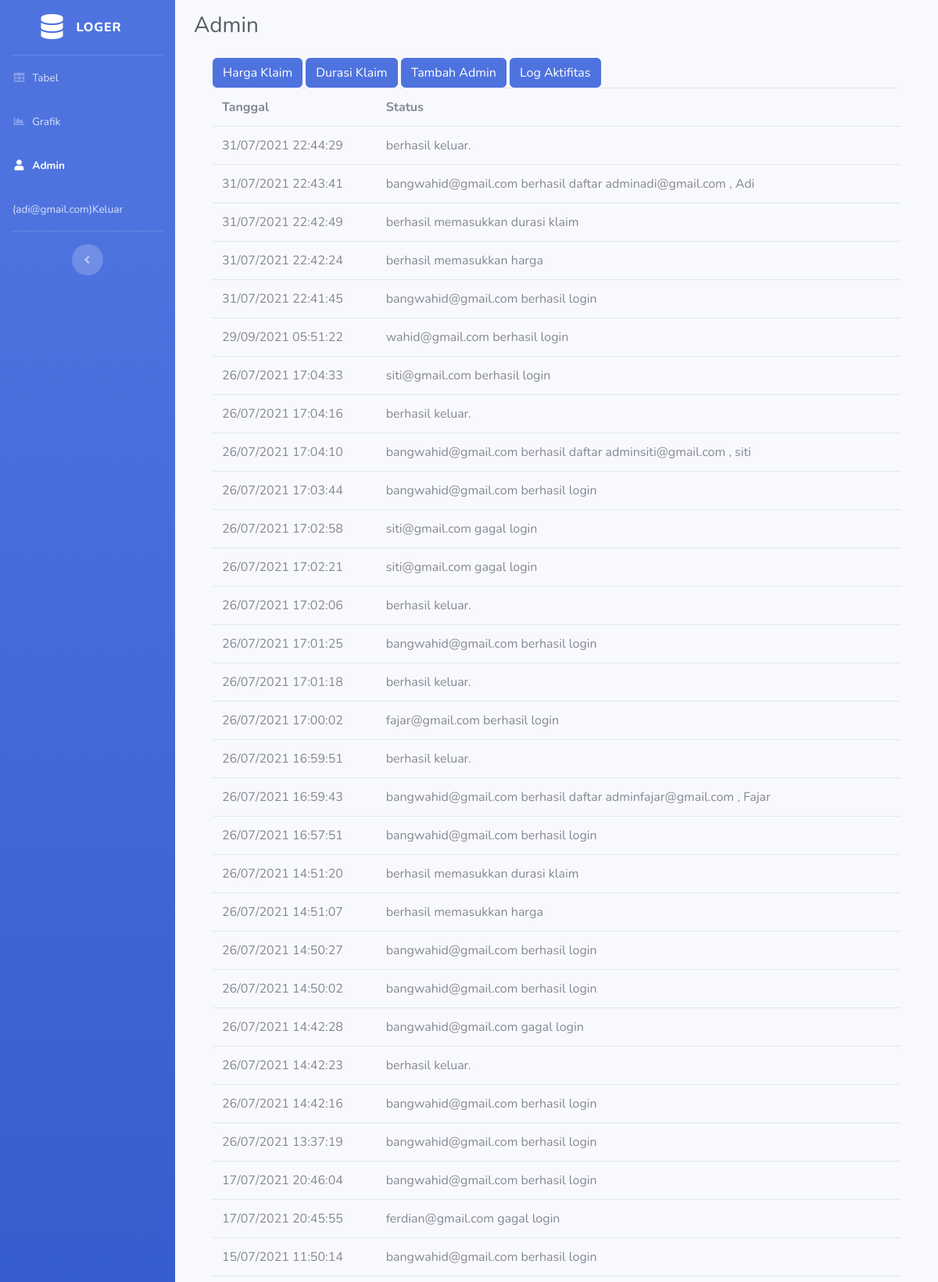
The page /log_aktifitas.php (signed in, upper part) on the database its author committed.
### tables this page shows
CREATE TABLE `log_aktifitas` (
  `tanggal` varchar(100) NOT NULL,
  `status` varchar(10000) NOT NULL
);

### log_aktifitas.php (the view, shortened to what this page needs)
<!DOCTYPE html>
<html lang="en">
<head>
    <link href="assets/vendor/fontawesome-free/css/all.min.css" rel="stylesheet" type="text/css">
    <link href="assets/css/sb-admin-2.min.css" rel="stylesheet">
</head>
<body id="page-top">
    <div id="wrapper">
        <ul class="navbar-nav bg-gradient-primary sidebar sidebar-dark accordion" id="accordionSidebar">
            <a class="sidebar-brand d-flex align-items-center justify-content-center" href="masuk.php">
                <div class="sidebar-brand-icon">
                    <i class="fas fa-database"></i>
                </div>
                <div class="sidebar-brand-text mx-3">LOGER</div>
            </a>
            <hr class="sidebar-divider my-0">
            <li class="nav-item">
                <a class="nav-link" href="log.php">
                    <i class="fas fa-fw fa-table"></i>
                    <span>Tabel</span></a>
            </li>
            <li class="nav-item">
                <a class="nav-link" href="grafik.php">
                    <i class="fas fa-fw fa-chart-area"></i>
                    <span>Grafik</span></a>
            </li>
            <li class="nav-item active">
                <a class="nav-link" href="home_admin.php">
                    <i class="fas fa-fw fa-user"></i>
                    <span>Admin</span></a>
            </li>
            <li class="nav-item">
                <a class="nav-link" href="logout.php">
                    <?php
                    $email = $_SESSION["email"];
                    ?>
                    <span>(<?php echo $email; ?>)Keluar</span></a>
            </li>
            <hr class="sidebar-divider d-none d-md-block">
            <div class="text-center d-none d-md-inline">
                <button class="rounded-circle border-0" id="sidebarToggle"></button>
            </div>
        </ul>
        <div id="content-wrapper" class="d-flex flex-column">
            <div id="content">
                <nav class="navbar">
                </nav>
                <div class="container-fluid">
                    <div class="d-sm-flex align-items-center justify-content-between mb-4">
                        <h1 class="h3 mb-0 text-gray-800">Admin</h1>
                    </div>
                    <div class="container">
                    <a href="harga_klaim.php" class="btn btn-primary">Harga Klaim</a>
                    <a href="durasi_klaim.php" class="btn btn-primary">Durasi Klaim</a>
                    <a href="daftar_admin.php" class="btn btn-primary">Tambah Admin</a>
                    <a href="log_aktifitas.php" class="btn btn-primary">Log Aktifitas</a>
                    <?php
                    include "koneksi.php";
                    $log_aktifitas = mysqli_query($koneksi,"SELECT * FROM log_aktifitas ORDER BY tanggal DESC");
                    ?>
                    <table class="table bordered">
                        <tr>
                            <th>Tanggal</th>
                            <th>Status</th>
                        </tr>
                        <?php
                        while($res_log = mysqli_fetch_array($log_aktifitas)) {
                        ?>
                        <tr>
                            <td><?php echo $res_log["tanggal"]; ?></td>
                            <td><?php echo $res_log["status"]; ?></td>
                        </tr>
                        <?php
                };
                    ?>
                    </table>
                </div>
        </div>
    </div>
</body>
</html>

### rows shown on the page
log_aktifitas: tanggal "31/07/2021 22:44:29", status "berhasil keluar."
log_aktifitas: tanggal "31/07/2021 22:43:41", status "bangwahid@gmail.com berhasil daftar adminadi@gmail.com , Adi"
log_aktifitas: tanggal "31/07/2021 22:42:49", status "berhasil memasukkan durasi klaim"
log_aktifitas: tanggal "31/07/2021 22:42:24", status "berhasil memasukkan harga"
log_aktifitas: tanggal "31/07/2021 22:41:45", status "bangwahid@gmail.com berhasil login"
log_aktifitas: tanggal "29/09/2021 05:51:22", status "wahid@gmail.com berhasil login"
log_aktifitas: tanggal "26/07/2021 17:04:33", status "siti@gmail.com berhasil login"
log_aktifitas: tanggal "26/07/2021 17:04:16", status "berhasil keluar."
log_aktifitas: tanggal "26/07/2021 17:04:10", status "bangwahid@gmail.com berhasil daftar adminsiti@gmail.com , siti"
log_aktifitas: tanggal "26/07/2021 17:03:44", status "bangwahid@gmail.com berhasil login"
log_aktifitas: tanggal "26/07/2021 17:02:58", status "siti@gmail.com gagal login"
log_aktifitas: tanggal "26/07/2021 17:02:21", status "siti@gmail.com gagal login"
log_aktifitas: tanggal "26/07/2021 17:02:06", status "berhasil keluar."
log_aktifitas: tanggal "26/07/2021 17:01:25", status "bangwahid@gmail.com berhasil login"
log_aktifitas: tanggal "26/07/2021 17:01:18", status "berhasil keluar."
log_aktifitas: tanggal "26/07/2021 17:00:02", status "fajar@gmail.com berhasil login"
log_aktifitas: tanggal "26/07/2021 16:59:51", status "berhasil keluar."
log_aktifitas: tanggal "26/07/2021 16:59:43", status "bangwahid@gmail.com berhasil daftar adminfajar@gmail.com , Fajar"
log_aktifitas: tanggal "26/07/2021 16:57:51", status "bangwahid@gmail.com berhasil login"
log_aktifitas: tanggal "26/07/2021 14:51:20", status "berhasil memasukkan durasi klaim"
log_aktifitas: tanggal "26/07/2021 14:51:07", status "berhasil memasukkan harga"
log_aktifitas: tanggal "26/07/2021 14:50:27", status "bangwahid@gmail.com berhasil login"
log_aktifitas: tanggal "26/07/2021 14:50:02", status "bangwahid@gmail.com berhasil login"
log_aktifitas: tanggal "26/07/2021 14:42:28", status "bangwahid@gmail.com gagal login"
log_aktifitas: tanggal "26/07/2021 14:42:23", status "berhasil keluar."
log_aktifitas: tanggal "26/07/2021 14:42:16", status "bangwahid@gmail.com berhasil login"
log_aktifitas: tanggal "26/07/2021 13:37:19", status "bangwahid@gmail.com berhasil login"
log_aktifitas: tanggal "17/07/2021 20:46:04", status "bangwahid@gmail.com berhasil login"
log_aktifitas: tanggal "17/07/2021 20:45:55", status "ferdian@gmail.com gagal login"
log_aktifitas: tanggal "15/07/2021 11:50:14", status "bangwahid@gmail.com berhasil login"

### other values the page prints
$email "adi@gmail.com"
